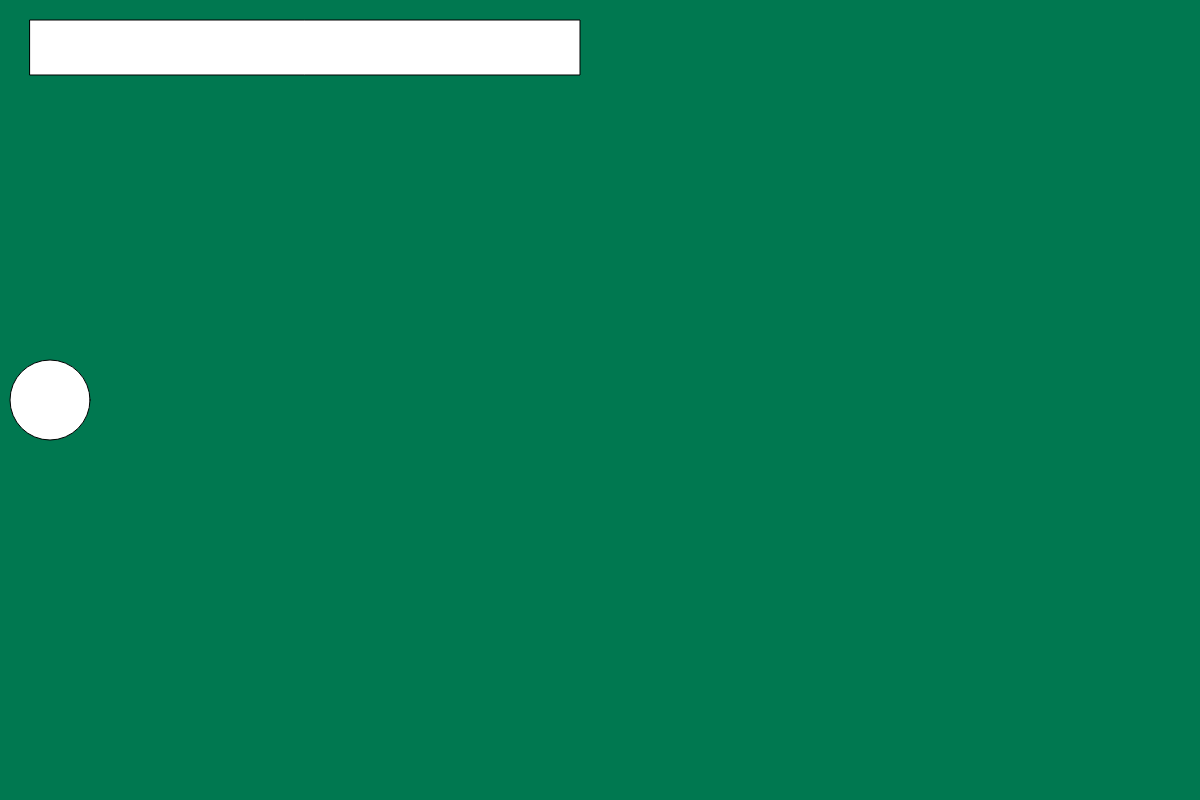
Frame 1 (no input)
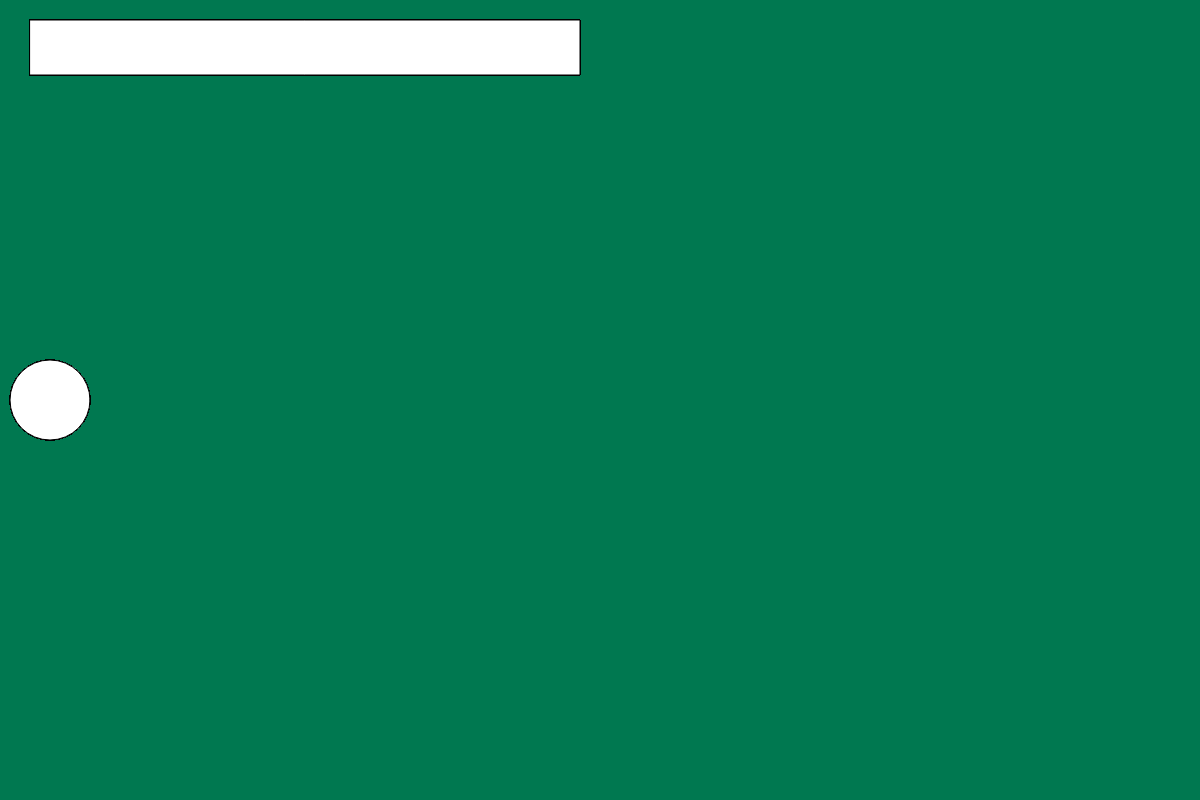
Frame 60 (no input)
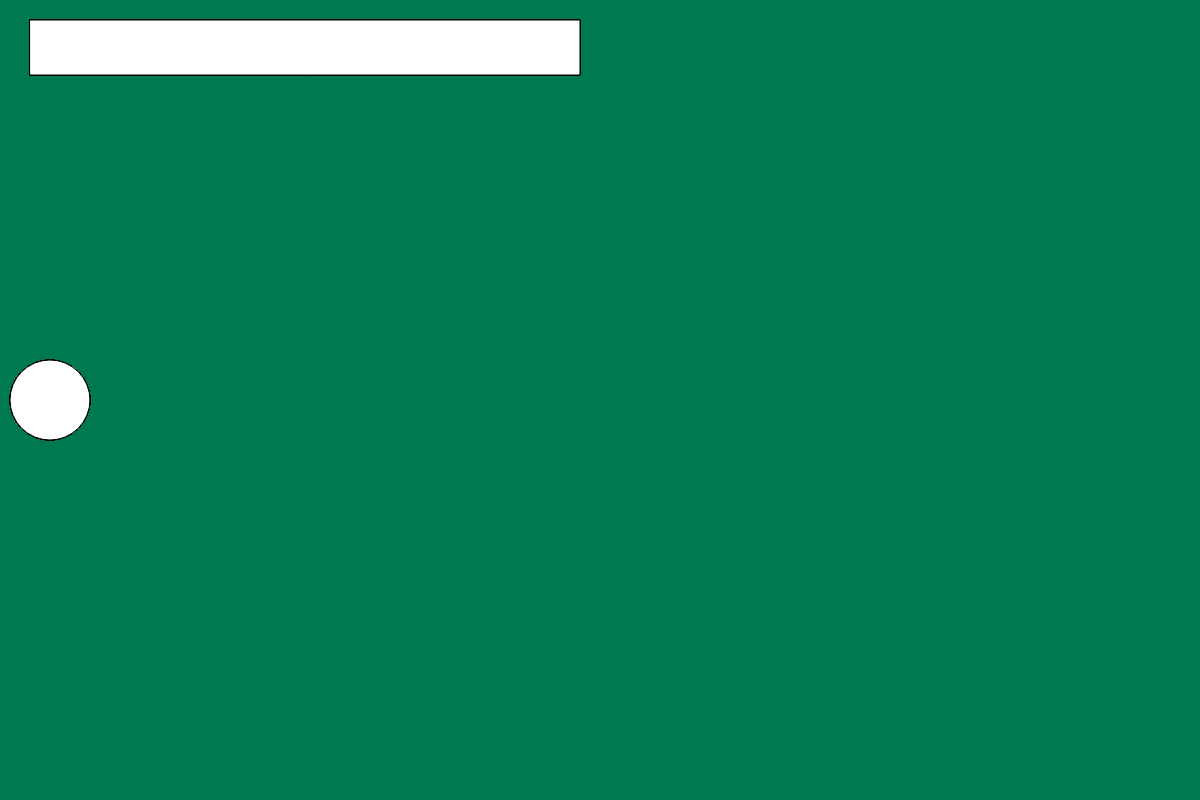
Frame 120 (the mouse pressed at the canvas centre since frame 60)

The p5.js sketch that drew these frames (run headless with seeded random() and noise() and a simulated clock; from frame 60 on, the mouse is pressed at the canvas centre):

// p5.js sketch
// ── sketch.js
function setup() {
  // put setup code here
    
    createCanvas(1200, 800);
    background(0, 120, 80);
}

function draw() {
  // put drawing code here
    ellipse(50, 400, 80, 80);
    rect(30, 20, 550, 55);
}
